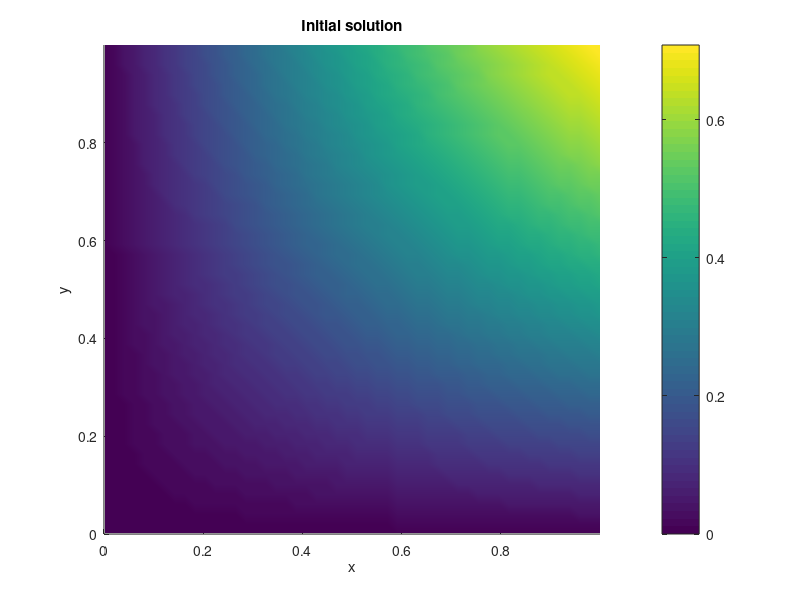

Source code (MATLAB): (Note: this script raises an error after producing the figure.)
clc
clear all
% main driver for convection diffusion problem

% grid points
N = 50;
% grid spacing
dx = 1./(N-1);
dx2 = dx*dx;
% final time
T = 0.04;


% initial solution
[X,Y] = meshgrid([0:dx:1],[0:dx:1]);
u0 = sin(X).*sin(Y);
figure(1)
surf([0:dx:1],[0:dx:1],u0)
title('Initial solution')
xlabel('x')
ylabel('y')
colorbar
shading interp
axis tight
view(2)
% reshape initial solution for algorithm
u1 = reshape(u0,N*N,1);

%% Explicit method
% number of time steps
Nt = 1000;
% time step
dt = T/Nt;

% convection coefficient
alpha = 1.0;
Rc = alpha/(2.0*(dx + dx));
% diffusion coefficient
beta = 1.0;
Rd = beta*dt./((dx2 + dx2));
% Peclet number
P = alpha*(dx+dx)/(2.0*beta);
% Stability check for explici
if (Rd>=0.25 || P >=1 )
  'Explicit method unstable'
endif

% explicit matrix
A_exp = conv_diff_exp(N,Rd,P);

% main loop
for i = 2:Nt
  u = A_exp*u1;
  u1 = u;
end
figure(2)
surf([0:dx:1],[0:dx:1],reshape(u,N,N))
title(sprintf('Solution, with explicit method, at time %0.5e',T))
xlabel('x')
ylabel('y')
colorbar
shading interp
axis tight
view(2)

% Implicit for diffusion, explicit convection method
Nt = 10
dt = T/Nt;
% convection coefficient
alpha = 1.0;
Rc = alpha*dt/(2.0*(dx + dx));
% diffusion coefficient
beta = 1.0;
Rd = beta*dt./((dx2 + dx2));
% Peclet number
P = alpha*(dx+dx)/(2.0*beta);

% implicit matrix
A_imp = conv_diff_imp(N,Rd);
A_rhs_imp = rhs_imp(N,Rc);
b_imp = zeros(N*N,1);
% initial solution
[X,Y] = meshgrid([0:dx:1],[0:dx:1]);
u0 = sin(X).*sin(Y);

% reshape initial solution for algorithm
u1 = reshape(u0,N*N,1);

% main loop
for i = 2:Nt
  b_imp = A_rhs_imp*u1;
  u = pcg(A_imp,b_imp,1e-6,1000);
  u1 = u;
end

figure(3)
surf([0:dx:1],[0:dx:1],reshape(u,N,N))
title(sprintf('Solution, with implicit method, at time %0.5e',T))
xlabel('x')
ylabel('y')
colorbar
shading interp
axis tight
view(2)